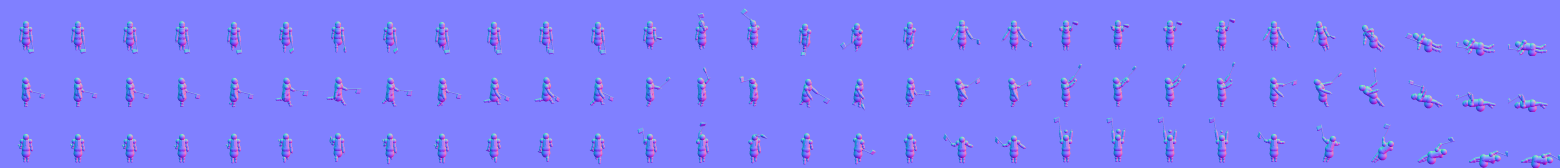
#> input picture assets/average_n.png, 6240 x 672 px, given in place of img0.jpg, which was not available (shown at 1/4 size)
$ python import_concepts.py ../../assets/average_n.png out.png
#> lines starting #> are read from the running program, lines starting #| are printed output that depends on the picture; after the words box and inside, x2 and y2 are one past the last pixel; in counts of white or black regions, pixels touching at a corner belong together
### tools/artgen/sprites.py
"""Hollowmoth pixel-art generator.

Draws every character and prop pixel by pixel (PIL), Drova-style:
top-down 3/4 view, muted earthy palette, 3-tone shading lit from the upper
left, and a dark selective outline. Output: PNG sheets + a JSON manifest
that Godot reads to build SpriteFrames.

Character sheet layout (one row per direction: down, side, up):
  cols 0-1 idle, 2-5 walk, 6-8 attack (windup, strike, follow), 9 hurt, 10-11 cast
Row 3: col 0 dead.
"""
import json, math, os, random
from PIL import Image, ImageDraw

OUT = os.path.join(os.path.dirname(__file__), "out")
os.makedirs(OUT, exist_ok=True)

OUTLINE = (18, 12, 16, 255)


def hexc(h, a=255):
    h = h.lstrip("#")
    return (int(h[0:2], 16), int(h[2:4], 16), int(h[4:6], 16), a)


def ramp(dark, mid, light):
    return [hexc(dark), hexc(mid), hexc(light)]


class Canvas:
    # [86 lines left out: functions __init__, p, rect, shaded, texture, clear and 4 more, not called in this run]


# ---------------------------------------------------------------- palettes
SKIN = {
    "human": ramp("7a4a3a", "b07a5c", "d6a17e"),
    "elf": ramp("8a6a58", "c4a488", "e6cdb0"),
    "dwarf": ramp("7a4634", "aa6e52", "cf9474"),
    "pale": ramp("8c8a92", "c8c4c8", "eceaf0"),
    "ghoul": ramp("3e4a3a", "66745a", "8e9a76"),
    "brute": ramp("5a3e30", "84604a", "a88066"),
    "shadow": ramp("140e18", "241a2a", "3a2c40"),
    "iron": ramp("2c2c32", "4c4c56", "7a7a86"),
}

MAT = {
    "fur": ramp("3c2a1c", "6a4c32", "947050"),
    "leather": ramp("2e2018", "4e3626", "6e503a"),
    "leather_red": ramp("3a1a14", "5e2a1e", "84402c"),
    "cloth_green": ramp("1c2a20", "2f4434", "4a634c"),
    "cloth_moss": ramp("26301c", "3e4c2a", "5a6a3c"),
    "cloth_black": ramp("0e0e14", "1c1c26", "30303e"),
    "silver": ramp("5e6068", "9a9ca6", "d8dae2"),
    "mail": ramp("34363c", "5a5e66", "868a94"),
    "steel": ramp("3a3e46", "6a707c", "aab0bc"),
    "iron_dark": ramp("1e1e24", "34343c", "54545e"),
    "wood": ramp("2e1e12", "4a3220", "6a4a30"),
    "rag": ramp("2a241c", "443a2c", "625440"),
    "robe_purple": ramp("1a1022", "2e1c3a", "48305a"),
    "bone": ramp("8a8270", "bab29a", "e2dcc4"),
    "gold": ramp("6a4a14", "a87a24", "e0b44a"),
}

HAIR = {
    "brown": ramp("2a160c", "4a2a16", "6e4224"),
    "purple": ramp("2c1a38", "4c2e62", "7a52a0"),
    "orange": ramp("6a2a0c", "a64a14", "d8782c"),
    "white": ramp("8a8a98", "c8c8d4", "f0f0f8"),
    "black": ramp("0c0a0c", "1a1618", "2e2a2c"),
}


# ---------------------------------------------------------------- humanoid
TEX = {'fur': 'fur', 'mail': 'mail', 'rag': 'rag', 'cloth_green': 'cloth', 'cloth_black': 'robe', 'robe_purple': 'robe', 'iron_dark': 'plate', 'leather': 'cloth', 'cloth_moss': 'cloth'}


# [289 lines left out: functions draw_humanoid, draw_dead, not called in this run]


ANIMS = [("idle", 2), ("walk", 4), ("attack", 3), ("hurt", 1), ("cast", 2)]


# [52 lines left out: functions pose_for, build_character, not called in this run]


CHARACTERS = {
    "average": ({"skin": "human", "top": "fur", "bottom": "leather", "boots": "fur", "hair": "brown", "bare_chest": True,
                 "bare_arms": True, "shoulders": "fur", "belt": "leather_red", "weapon": "axe", "braid": True,
                 "leg_h": 9, "torso_h": 11, "torso_w": 12, "head": 7, "leg_w": 4}, 40, 44),
    "puck": ({"skin": "elf", "top": "cloth_green", "bottom": "leather", "hair": "purple", "ears": True, "cape": "cloth_moss",
              "belt": "leather", "pouch": True, "weapon": "rapier", "shoulders": "cloth_moss",
              "leg_h": 9, "torso_h": 9, "torso_w": 8, "head": 7, "leg_w": 3}, 36, 40),
    "brokk": ({"skin": "dwarf", "top": "mail", "bottom": "leather", "hair": "orange", "beard": "orange", "helm": "steel",
               "belt": "leather_red", "weapon": "bow", "shoulders": "leather", "sleeve": "leather",
               "leg_h": 6, "torso_h": 9, "torso_w": 11, "head": 7, "head_w": 8, "leg_w": 4}, 36, 40),
    "sael": ({"skin": "pale", "top": "cloth_black", "bottom": "cloth_black", "hair": "white", "long_hair": True, "ears": True,
              "trim": "silver", "robe": True, "weapon": "starknife", "belt": "silver",
              "leg_h": 9, "torso_h": 9, "torso_w": 8, "head": 7, "leg_w": 3}, 36, 40),
    "ghoul": ({"skin": "ghoul", "top": "rag", "bottom": "rag", "hair": "black", "bare_chest": True, "bare_arms": True,
               "weapon": "claws", "hunch": 2, "eye": (200, 220, 120, 255),
               "leg_h": 8, "torso_h": 9, "torso_w": 9, "head": 6, "leg_w": 3}, 32, 38),
    "cultist": ({"skin": "shadow", "top": "robe_purple", "bottom": "robe_purple", "hood": "robe_purple", "robe": True,
                 "trim": "bone", "weapon": "staff", "eye": (190, 140, 255, 255),
                 "leg_h": 9, "torso_h": 10, "torso_w": 9, "head": 7, "leg_w": 3}, 32, 42),
    "brute": ({"skin": "brute", "top": "rag", "bottom": "leather", "hair": "black", "bare_chest": True, "bare_arms": True,
               "belt": "leather", "weapon": "club", "hunch": 1,
               "leg_h": 11, "torso_h": 14, "torso_w": 18, "head": 8, "leg_w": 6}, 48, 52),
    "iron_brother": ({"skin": "iron", "top": "iron_dark", "bottom": "iron_dark", "boots": "iron_dark", "helm": "steel",
                      "spike": True, "shoulders": "steel", "belt": "leather_red", "trim": "steel", "weapon": "hammer",
                      "eye": (220, 60, 40, 255), "sleeve": "iron_dark",
                      "leg_h": 15, "torso_h": 18, "torso_w": 22, "head": 10, "leg_w": 7}, 72, 76),
}


# ---------------------------------------------------------------- props
# [356 lines left out: functions save, pine, dead_tree, rock, standing_stone, moth_shrine and 9 more, not called in this run]


# [2 lines that do not run on import are left out]

### tools/artgen/import_concepts.py
"""Turn DorkTeach's concept sheets (Art/*.jpg) into game sprites.

Cuts each subject off the flat background, scales it to game size at 4x
density (shown at scale 0.25), writes a normal map for 2D lighting and
records feet / facing in assets/hd.json.
"""
import json, sys, os
import numpy as np
from PIL import Image, ImageFilter
from scipy import ndimage as nd

SRC = sys.argv[1]          # folder with img0..img7.jpg
OUT = sys.argv[2]          # project assets folder
sys.path.insert(0, os.path.dirname(__file__))
from props3 import normal_from


def cutout(path):
#> called with path = '../../assets/average_n.png/img0.jpg'
    a = np.asarray(Image.open(path).convert('RGB')).astype(np.float32)
    b = np.concatenate([a[:16].reshape(-1, 3), a[-16:].reshape(-1, 3), a[:, :16].reshape(-1, 3), a[:, -16:].reshape(-1, 3)])
    bg = np.median(b, 0)
#> bg = [128, 128, 255]
    d = np.sqrt(((a - bg) ** 2).sum(2))
    lab, n = nd.label(d < 14)
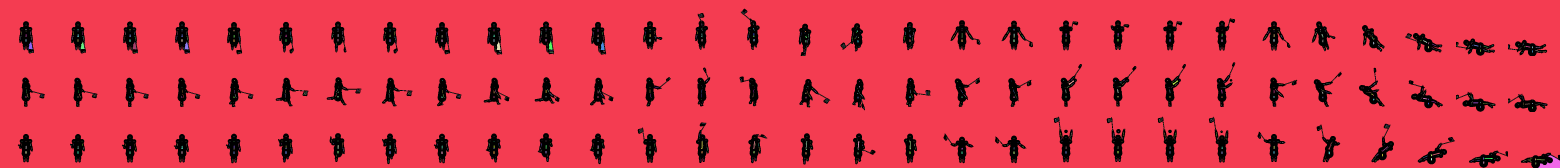
#> lab: shape (672, 6240) int32 (shown at 1/4 size); 3341 distinct labels, from 0 to 3340; one colour per label, 0 black
#> n = 3340
    border = set(np.unique(np.concatenate([lab[0], lab[-1], lab[:, 0], lab[:, -1]]))) - {0}
#> border = 2 items
    sizes = nd.sum(np.ones_like(d), lab, index=np.arange(n + 1))
#> sizes = 3341 values, max 3810319 at index 1, min 1 at index 3, mean 1255.1
    means = nd.mean(d, lab, index=np.arange(n + 1))
#> means = 3341 values, max 88.25 at index 0, min 0 at index 564, mean 7.09
    pockets = [k for k in range(1, n + 1) if k not in border and sizes[k] > 900 and means[k] < 6.5]
#> pockets = []
    bgmask = np.isin(lab, list(border) + pockets)
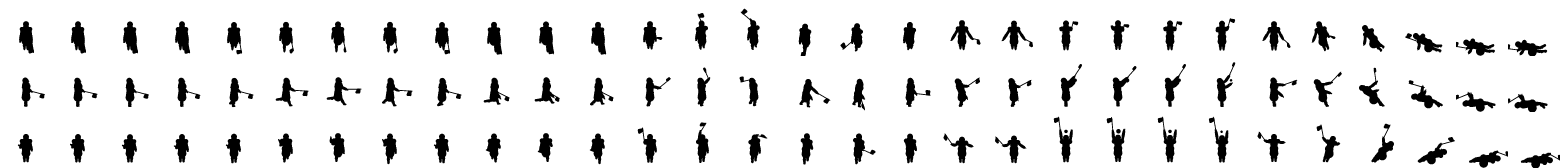
#> bgmask: shape (672, 6240) bool (shown at 1/4 size); 90.9% white; 95 black regions, largest, box (x1, y1, x2, y2) and area: (700, 85, 761, 215) 5063, (76, 85, 136, 214) 5047, (492, 86, 552, 215) 5047
    alpha = np.where(bgmask, np.clip((d - 8) / 40, 0, 1) ** 1.5, 1.0)
    am = np.maximum(alpha, 1e-3)[..., None]
    fg = np.clip((a - (1 - am) * bg) / am, 0, 255)
    comp, _ = nd.label(nd.binary_dilation(alpha > 0.35, iterations=14))
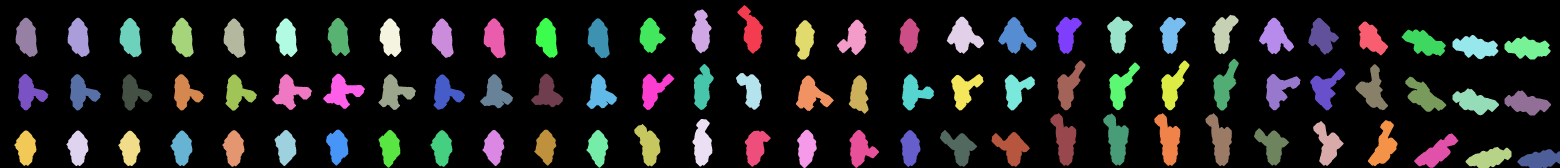
#> comp: shape (672, 6240) int32 (shown at 1/4 size); 91 distinct labels, from 0 to 90; one colour per label, 0 black
    boxes = []
    for i, s in enumerate(nd.find_objects(comp)):
        y0, y1, x0, x1 = s[0].start, s[0].stop, s[1].start, s[1].stop
        if (y1 - y0) * (x1 - x0) > 60 * 60:
            boxes.append((x0, y0, x1, y1, i + 1))
#> this loop made 90 passes
#> (y0, y1, x0, x1) on passes 1 to 12: (21, 214, 2949, 3053), (38, 213, 2766, 2846), (59, 217, 4848, 4955), (67, 215, 3787, 3936), (67, 214, 4429, 4531), (68, 215, 3992, 4146), (68, 216, 4223, 4327), (68, 216, 4639, 4743), (71, 228, 62, 150), (71, 228, 270, 358), (71, 229, 686, 775), (71, 212, 2558, 2663)
#> after the loop, boxes = 90 items, first 6: (2949, 21, 3053, 214, 1), (2766, 38, 2846, 213, 2), (4848, 59, 4955, 217, 3), (3787, 67, 3936, 215, 4), (4429, 67, 4531, 214, 5), (3992, 68, 4146, 215, 6)
    boxes.sort(key=lambda r: (r[1] // 150, r[0]))
    return fg, alpha, comp, boxes


# [11 lines left out: function piece, not called in this run]


def tight(rgba):
    ys, xs = np.nonzero(rgba[..., 3] > 8)
    return rgba[ys.min():ys.max() + 1, xs.min():xs.max() + 1]


def fig_h(rgba):
    ys, _ = np.nonzero(rgba[..., 3] > 128)
    return ys.max() - ys.min() + 1


# [22 lines left out: functions resize, feet, not called in this run]


cuts = {i: cutout(f'{SRC}/img{i}.jpg') for i in range(8)}  # first batch: img0..img7; second batch: new0..new7
#> call 2 of cutout, with path = '../../assets/average_n.png/img1.jpg'
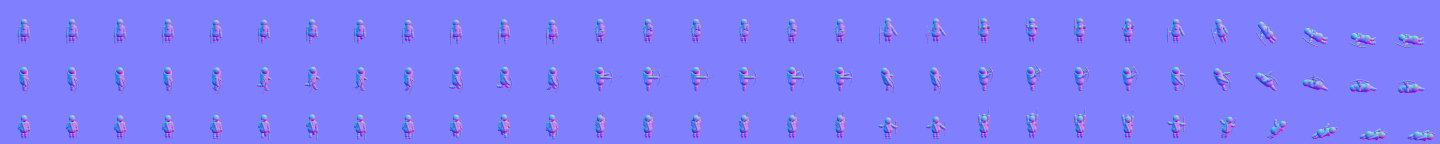
#> input picture assets/brokk_n.png, 5760 x 576 px, given in place of img1.jpg, which was not available (shown at 1/4 size)
#> in cutout (call 2), `lab, n = nd.label(d < 14)`:
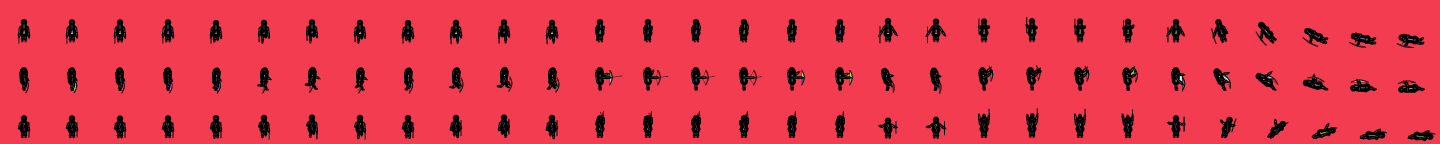
#> lab: shape (576, 5760) int32 (shown at 1/4 size); 2900 distinct labels, from 0 to 2899; one colour per label, 0 black
#> in cutout (call 2), `lab, n = nd.label(d < 14)`: n = 2899
#> in cutout (call 2), `border = set(np.unique(np.concatenate([lab[0], lab[-1], lab[:, 0], lab..`: border = 1 item
#> in cutout (call 2), `sizes = nd.sum(np.ones_like(d), lab, index=np.arange(n + 1))`: sizes = 2900 values, max 3039475 at index 1, min 1 at index 31, mean 1144.1
#> in cutout (call 2), `means = nd.mean(d, lab, index=np.arange(n + 1))`: means = 2900 values, max 88.56 at index 0, min 0 at index 168, mean 7.06
#> in cutout (call 2), `bgmask = np.isin(lab, list(border) + pockets)`:
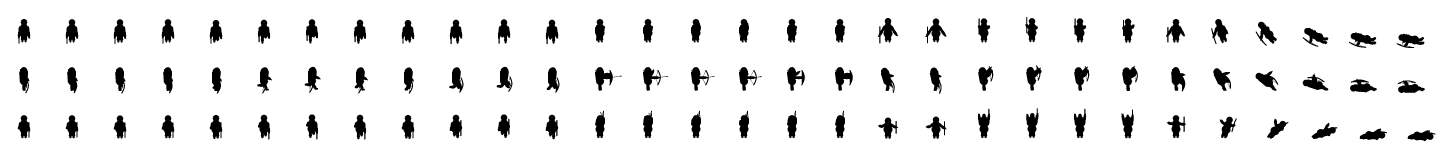
#> bgmask: shape (576, 5760) bool (shown at 1/4 size); 91.6% white; 135 black regions (41 under 20 px), largest, box (x1, y1, x2, y2) and area: (3511, 72, 3593, 174) 3677, (3701, 74, 3786, 173) 3604, (2380, 268, 2454, 363) 3540
#> in cutout (call 2), `comp, _ = nd.label(nd.binary_dilation(alpha > 0.35, iterations=14))`:
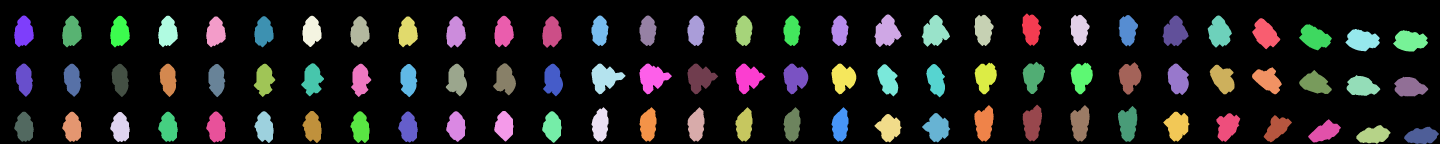
#> comp: shape (576, 5760) int32 (shown at 1/4 size); 91 distinct labels, from 0 to 90; one colour per label, 0 black
#> the loop in cutout (call 2), `for i, s in enumerate(nd.find_objects(comp)):` made 90 passes
#> (y0, y1, x0, x1) on passes 1 to 12: (54, 183, 4088, 4165), (58, 188, 3497, 3607), (59, 184, 3897, 3975), (59, 184, 4281, 4359), (60, 187, 3687, 3800), (60, 185, 4475, 4552), (62, 189, 57, 135), (62, 184, 2366, 2434), (62, 184, 2558, 2626), (62, 184, 2750, 2818), (62, 184, 2942, 3010), (62, 184, 3134, 3202)
#> (the run stopped early here; a loop or call above may not have finished)
